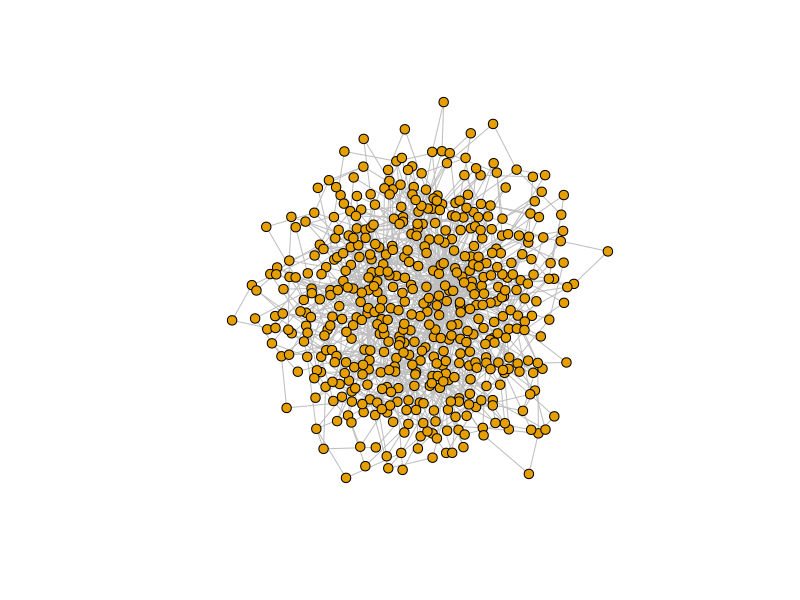
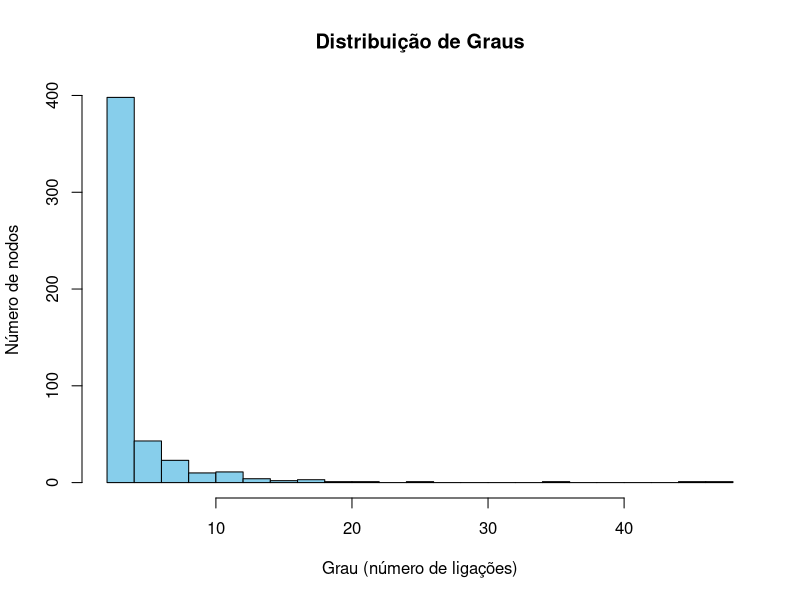
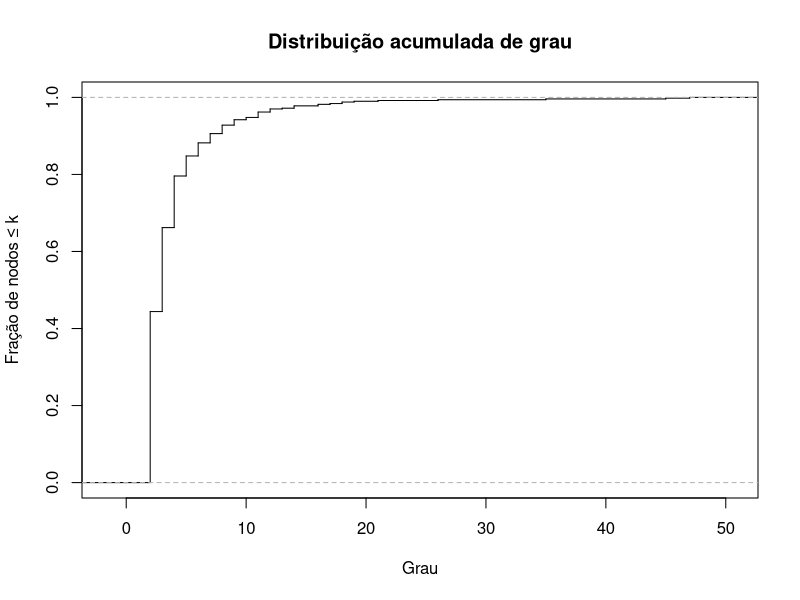
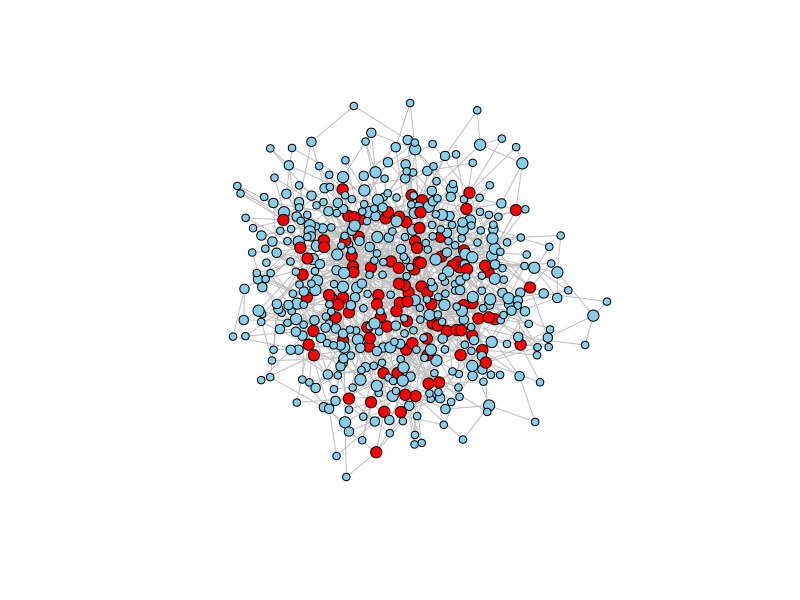

R code for these plots, in order:
# install.packages("igraph")
library(igraph)

# Leitura dos dados e construção do grafo
dados <- read.table("trab.txt", header = FALSE)
g <- graph_from_data_frame(dados, directed = FALSE)
g

#############
## Parte I ##
#############


#a) Indique a dimensão e o número de ligações da rede. 
# Determine a densidade e classifique a rede.

# Dimensão / Número de nodos -> 113
n_nod <- vcount(g)
n_nod

# Número de ligações -> 2196
n_lig  <- ecount(g)
n_lig

# Densidade -> 0.3470291 -> relativamente densa
densidade <- edge_density(g)
densidade

#b)

# Grau e estatísticas
grau <- degree(g)
mean(grau); median(grau); quantile(grau)

# Estatísticas
# Média -> 38.86726
# Mediana -> 37
# Quantis -> Q1:37 ; Q2:37 ; Q3:50

# Distribuição ???????

# Heterogeneidade -> 1.222905 -> Ligeiramente Heterogénia
mean(grau^2)/mean(grau)^2

# Existência de hubs
# Podemos concluir que existem hubs moderados mas nada extremo


#c)

# Associação de Grau -> -0.1225804 -> Ligeiramente Disassortativa (nodos de grau elevado tendem a ligar-se a nodos de grau baixo)
assortativity_degree(g)


#d)

# Distância entre nodos -> 1.65629 -> a maioria dos nodos está ligada diretamente ou por um intermediário (raramente por 2 intermediários)
mean_distance(g)


#e)

# Clustering global -> 0.4952046 -> triângulos são frequentes
transitivity(g, type="global")

# Clustering Local ?????????
transitivity(g, type="local") # n sei interpretar


#f)

# Core -> núcleos/centros das ligações (acho eu)
core <- coreness(g)
table(core)


#g) "Elabore um pequeno texto com comentários adicionais que considere pertinentes."

#1 A rede estudada apresenta um conjunto de nodos que ajudam a caracterizar a dinâmica social da festa.
#2 É uma rede densa (elevada conecção entre nodos).
#3 É globalmente conectada e compacta (distância reduzida entre nodos).
#4 Possui clustering elevado (abundância de triângulos).
#5 É ligeiramente heterogénia (existência de alguns nodos com grau muito superior à média).
#6 É dissortativa (tendência para nodos de grau elevado).
#7 No conjunto, trata-se de uma rede altamente conectada, com hubs moderados,
#7 forte coesão local e grande eficiência global.

#h) "Tendo em conta o contexto, identifique algumas características/o papel de alguns dos presentes na festa. Justifique."

#1 Os nodos com grau mais  elevado representão as pessoas na festa mais sociáveis .
#1 (possivelmente anfitriões). Estes individuos têm múltiplas ligações entre si e 
#1 integram vários triângulos.
#2 Existem nodos que se destacam pela 'betweenness' desempenham o papel de conectores sociais entre grupos.
#3 Os graus dos nodos das pessoas na festa sugerem participação social regular.
#4 Os nodos de grau mais baixo, representão pessoas com menor participação social
#4 (possivelmente chegaram atrasados ou não são tão sociáveis).
#5 A rede apresenta elevada conectividade global, forte coesão local e uma estrutura
#5 social típica de eventos com vários grupos de amigos. Conseguimos observar 
#5 papéis sociais na rede dependendo do grau dos nodos e conectividade entre nodos.

### Parte II

############
#### Q1 ####
############

# Modelo Preferential-Attachment
# n(odes) = 500 nodos
# e(dges) = 1000 ligacoes
set.seed(5158)
rede <- sample_pa(n = 500, power = 1, m = 2, directed = FALSE)

ecount(rede)

vcount(rede)

plot(rede, vertex.size = 5, vertex.label = NA, edge.color = "grey")

# i) determine a densidade e classifique a rede;
# Bastante esparsa com densidade 0.008
densidade_pa <- edge_density(rede)

# ii) indique se a rede é conexa;
# TRUE
is_connected(rede)

# iii) - obtenha o grau médio e a distribuição de grau.
# Caracterize a distribuição de grau (mediana, quartis, etc.) e comente;
graus <- degree(rede)

avg_grau <- mean(graus)
summary(graus)

# Difícil visualização
hist(graus, breaks = 30, col = "skyblue",
     main = "Distribuição de Graus",
     xlab = "Grau (número de ligações)",
     ylab = "Número de nodos")

# Calcular distribuição acumulada
graus_sorted <- sort(graus)
cdf <- ecdf(graus_sorted)

# Plot CDF
plot(cdf, main = "Distribuição acumulada de grau",
     xlab = "Grau", ylab = "Fração de nodos ≤ k",
     verticals = TRUE, do.points = FALSE)


# iv) - calcule o parâmetro de heterogeneidade. 
# Indique o que pode concluir quanto à existência de hubs;
grau_medio <- mean(graus)
grau2_medio <- mean(graus^2)

H <- grau2_medio / (grau_medio^2) # H = 2.13!

Q3 <- quantile(graus, 0.75)
sum(graus > Q3)        # número de nodos acima de Q3
sum(graus > Q3) / length(graus) * 100  # percentual da rede

sum(graus > 10)
sum(graus > 10) / length(graus) * 100
hubs <- graus > 10


layout <- layout_with_fr(rede, niter = 2000, area = vcount(rede)^2 * 50)
vertex_sizes <- pmin(graus + 2, 6)  # limita tamanho máximo
plot(rede, layout = layout,
     vertex.size = vertex_sizes,
     vertex.color = ifelse(graus > quantile(graus, 0.75), "red", "skyblue"),
     vertex.label = NA,
     edge.color = "grey",
     margin = 0)

# v) estude a associação de grau e indique o que poderá concluir-se;

assor <- assortativity_degree(rede, directed=FALSE)
assor # r < 0 é disassociativa, logo os hubs não estão conetados entre si.

# vi) - determine a média dos comprimentos dos caminhos mais curtos e 
# o diâmetro da rede. Indique o que pode concluir-se quanto à distância média;

avg_path <- mean_distance(rede, directed = FALSE)
avg_path

diam <- diameter(rede, directed = FALSE)
diam

# vii) - determine os coeficientes de clustering da rede. 
# Diga o que pode concluir-se quanto à existência de triângulos.
clust_media <- transitivity(rede, type = "average")
clust_media
